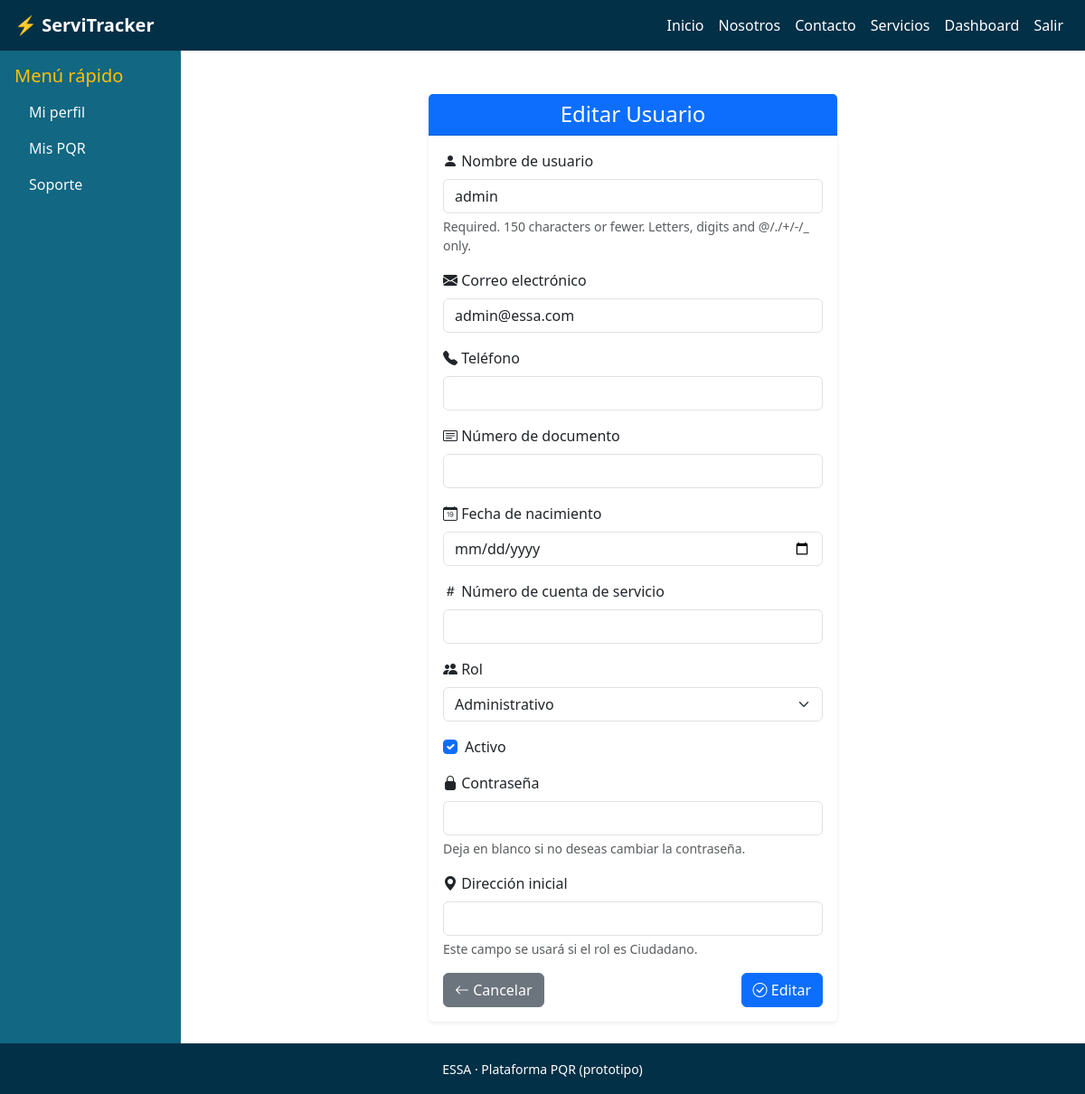
The app's page /gestion/usuarios/1/editar/ (signed in) with its own data.
### core/models.py (models this page shows, shortened)
class Usuario(AbstractUser):
    class Rol(models.TextChoices):
        CIUDADANO = 'ciudadano', 'Ciudadano'
        TECNICO = 'tecnico', 'Técnico'
        ADMINISTRATIVO = 'administrativo', 'Administrativo'
    telefono = models.CharField(max_length=20, blank=True, null=True)
    rol = models.CharField(max_length=20, choices=Rol.choices, default=Rol.CIUDADANO)
    numero_documento = models.CharField(max_length=50, blank=True, null=True)
    fecha_nacimiento = models.DateField(blank=True, null=True)
    numero_cuenta = models.CharField(
        max_length=100,
        blank=True,
        null=True,
        help_text="Número de cuenta de servicio asignado por la empresa"
    )

### core/views.py (the view)
# urls.py: path('gestion/usuarios/<int:usuario_id>/editar/', admin_editar_usuario, name='admin_editar_usuario'),
@login_required
def admin_editar_usuario(request, usuario_id):
    if request.user.rol != 'administrativo' and not request.user.is_superuser:
        return redirect('dashboard')
    usuario = get_object_or_404(Usuario, id=usuario_id)
    if request.method == 'POST':
        form = UsuarioForm(request.POST, instance=usuario)
        if form.is_valid():
            usuario = form.save()
            if usuario.rol == Usuario.Rol.CIUDADANO:
                ciudadano, _ = Ciudadano.objects.get_or_create(usuario=usuario)
                direccion_inicial = form.cleaned_data.get('direccion_inicial')
                if direccion_inicial and not ciudadano.direcciones.exists():
                    Ubicacion.objects.create(
                        ciudadano=ciudadano,
                        direccion=direccion_inicial
                    )
            return redirect('admin_gestion_usuarios')
    else:
        form = UsuarioForm(instance=usuario)
    return render(request, 'dashboard/admin_usuario_form.html', {'form': form, 'accion': 'Editar'})

### templates/dashboard/admin_usuario_form.html (shortened to what this page needs)
{% extends 'base.html' %}
{% block content %}
<div class="container mt-4">
  <div class="row justify-content-center">
    <div class="col-md-8 col-lg-6">
      <div class="card shadow-sm border-0">
        <div class="card-header bg-primary text-white text-center">
          <h4 class="mb-0">{{ accion }} Usuario</h4>
        </div>
        <div class="card-body">
          <form method="post" novalidate>
            <div class="mb-3">
              <label for="{{ form.username.id_for_label }}" class="form-label">
                <i class="bi bi-person-fill"></i> Nombre de usuario
              </label>
              {{ form.username }}
              {% if form.username.help_text %}
                <div class="form-text">{{ form.username.help_text }}</div>
              {% endif %}
            </div>
            <div class="mb-3">
              <label for="{{ form.email.id_for_label }}" class="form-label">
                <i class="bi bi-envelope-fill"></i> Correo electrónico
              </label>
              {{ form.email }}
            </div>
            <div class="mb-3">
              <label for="{{ form.telefono.id_for_label }}" class="form-label">
                <i class="bi bi-telephone-fill"></i> Teléfono
              </label>
              {{ form.telefono }}
            </div>
            <div class="mb-3">
              <label for="{{ form.numero_documento.id_for_label }}" class="form-label">
                <i class="bi bi-card-text"></i> Número de documento
              </label>
              {{ form.numero_documento }}
            </div>
            <div class="mb-3">
              <label for="{{ form.fecha_nacimiento.id_for_label }}" class="form-label">
                <i class="bi bi-calendar-date"></i> Fecha de nacimiento
              </label>
              {{ form.fecha_nacimiento }}
            </div>
            <div class="mb-3">
              <label for="{{ form.numero_cuenta.id_for_label }}" class="form-label">
                <i class="bi bi-hash"></i> Número de cuenta de servicio
              </label>
              {{ form.numero_cuenta }}
            </div>
            <div class="mb-3">
              <label for="{{ form.rol.id_for_label }}" class="form-label">
                <i class="bi bi-people-fill"></i> Rol
              </label>
              {{ form.rol }}
            </div>
            <div class="form-check mb-3">
              {{ form.is_active }}
              <label for="{{ form.is_active.id_for_label }}" class="form-check-label">Activo</label>
            </div>
            <div class="mb-3">
              <label for="{{ form.password.id_for_label }}" class="form-label">
                <i class="bi bi-lock-fill"></i> Contraseña
              </label>
              {{ form.password }}
              {% if form.password.help_text %}
                <div class="form-text">{{ form.password.help_text }}</div>
              {% endif %}
            </div>
            <div class="mb-3">
              <label for="{{ form.direccion_inicial.id_for_label }}" class="form-label">
                <i class="bi bi-geo-alt-fill"></i> Dirección inicial
              </label>
              {{ form.direccion_inicial }}
              <div class="form-text">Este campo se usará si el rol es Ciudadano.</div>
            </div>
            <div class="d-flex justify-content-between">
              <a href="{% url 'admin_gestion_usuarios' %}" class="btn btn-secondary">
                <i class="bi bi-arrow-left"></i> Cancelar
              </a>
              <button type="submit" class="btn btn-primary">
                <i class="bi bi-check-circle"></i> {{ accion }}
              </button>
            </div>
          </form>
        </div>
      </div>
    </div>
  </div>
</div>
{% endblock %}

### static/css/style.css (style rules this page uses)
:root { --blue-light: #8ecae6; --blue-mid: #219ebc; --blue-deep: #126782; --blue-dark: #023047; --yellow: #ffb703; --orange-light: #fd9e02; --orange-dark: #fb8500; }
body { font-family: 'Segoe UI', Roboto, sans-serif; background-color: var(--blue-light); color: var(--blue-dark); min-height: 100vh; display: flex; flex-direction: column; }
.btn-primary { background-color: var(--yellow); border-color: var(--orange-dark); color: var(--blue-dark); }

### records on screen
Usuario: username "admin", email "admin@essa.com", rol "Administrativo", is_active "☑"

### other values on screen
{{ accion }} "Editar"
